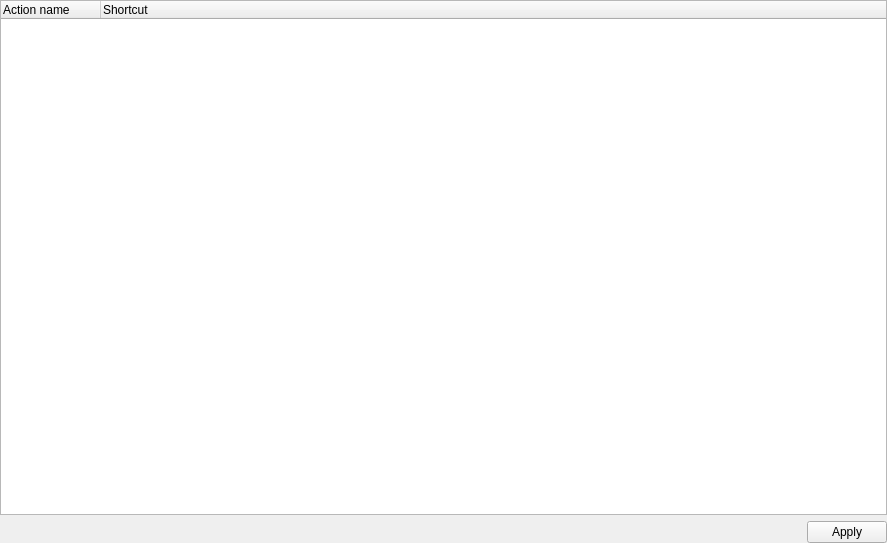
<?xml version="1.0" encoding="UTF-8"?>
<ui version="4.0">
 <class>Form</class>
 <widget class="QWidget" name="Form">
  <property name="geometry">
   <rect>
    <x>0</x>
    <y>0</y>
    <width>887</width>
    <height>543</height>
   </rect>
  </property>
  <property name="windowTitle">
   <string>Form</string>
  </property>
  <layout class="QVBoxLayout" name="verticalLayout_2">
   <property name="margin">
    <number>0</number>
   </property>
   <item>
    <layout class="QVBoxLayout" name="verticalLayout">
     <item>
      <widget class="QTreeWidget" name="configList">
       <property name="editTriggers">
        <set>QAbstractItemView::DoubleClicked|QAbstractItemView::SelectedClicked</set>
       </property>
       <property name="alternatingRowColors">
        <bool>true</bool>
       </property>
       <property name="selectionBehavior">
        <enum>QAbstractItemView::SelectRows</enum>
       </property>
       <property name="columnCount">
        <number>2</number>
       </property>
       <column>
        <property name="text">
         <string>Action name</string>
        </property>
       </column>
       <column>
        <property name="text">
         <string>Shortcut</string>
        </property>
       </column>
      </widget>
     </item>
     <item>
      <layout class="QHBoxLayout" name="horizontalLayout">
       <item>
        <spacer name="horizontalSpacer">
         <property name="orientation">
          <enum>Qt::Horizontal</enum>
         </property>
         <property name="sizeHint" stdset="0">
          <size>
           <width>40</width>
           <height>20</height>
          </size>
         </property>
        </spacer>
       </item>
       <item>
        <widget class="QPushButton" name="pushButtonApply">
         <property name="text">
          <string>Apply</string>
         </property>
        </widget>
       </item>
      </layout>
     </item>
    </layout>
   </item>
  </layout>
 </widget>
 <resources/>
 <connections/>
</ui>
